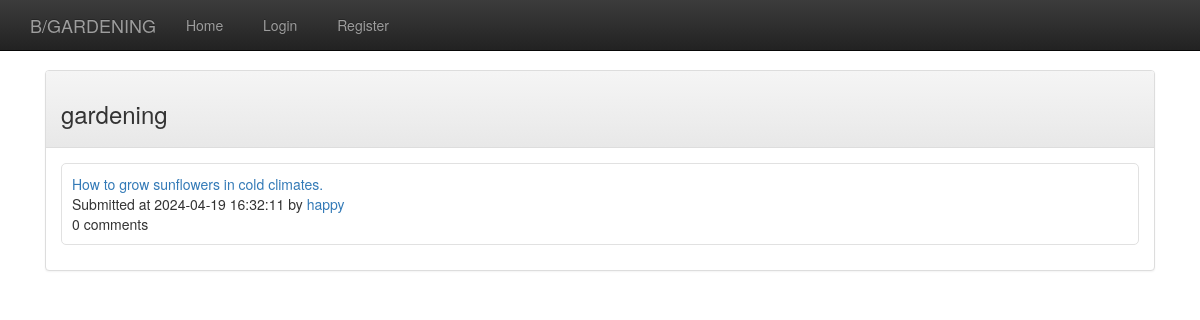
/index.php?pageID=b/gardening, run on the app's committed database.
### tables this page shows
CREATE TABLE IF NOT EXISTS `board` (
  `Id` int(11) unsigned NOT NULL AUTO_INCREMENT,
  `Name` varchar(45) NOT NULL,
  `Founder` int(10) unsigned NOT NULL,
  `TimeCreated` datetime NOT NULL DEFAULT current_timestamp(),
  `Rules` text DEFAULT NULL,
  PRIMARY KEY (`Id`),
  UNIQUE KEY `unique_name` (`Name`),
  KEY `board_user_FK` (`Founder`),
  CONSTRAINT `board_user_FK` FOREIGN KEY (`Founder`) REFERENCES `user` (`Id`)
);

### models/panelContent/anonymous/AnonBoard.php (called while the page is built, shortened)
<?php
class AnonBoard extends PanelModel
{
    function __construct($user, $db, $postArray, $pageTitle, $pageHead, $pageID)
    {
        parent::__construct($user, $db, $postArray, $pageTitle, $pageHead, $pageID);
    }
    public function setPanelHead_1()
    {
        $board_name = explode('/', $this->pageID)[1];
        $bt = new BoardTable($this->db);
        $board_id = $bt->get_id_by_name($board_name);
        $board = $bt->get_by_id($board_id);
        $this->panelHead_1 = htmlGen\board\header($board,$this->user);
    }
    public function setPanelContent_1()
    {
        $board_name = explode('/', $this->pageID)[1];
        $bt = new BoardTable($this->db);
        $pt = new PostTable($this->db);
        $board_id = $bt->get_id_by_name($board_name);
        $posts = $pt->get_by_board($board_id);
        if ($posts) $this->panelContent_1 = htmlGen\board\post_list($posts,$this->user);
    }
}

### classlib/baseClasses/PanelModel.php (called while the page is built, shortened)
<?php
abstract class PanelModel implements PanelModelInterface {
    function __construct($user,$db,$postArray,$pageTitle,$pageHead,$pageID) {
        $this->setPanelHead_1();
        $this->setPanelContent_1();
    }
}

### classlib/baseClasses/Controller.php (called while the page is built, shortened)
<?php
abstract class Controller implements ControllerInterface{
    public function run() {
        $this->updateView();
    }
}

### classlib/system/Board.php (called while the page is built, shortened)
<?php
class Board {
    private $name;
    public function name() { return $this->name; }
    public function __construct($row) {
        $this->name = $row['name'];
    }
}

### classlib/baseClasses/TableEntity.php (called while the page is built, shortened)
<?php
class TableEntity {
    function __construct ($databaseConnection,$tableName){
        $this->db=$databaseConnection;
    }
}

### classlib/entities/BoardTable.php (called while the page is built, shortened)
<?php
class BoardTable extends TableEntity {
    public function get_by_id($board_id) {
        $this->SQL = "
            SELECT
                b.Id as 'id',
                b.Name as 'name',
                u.Id as 'founder_id',
                u.Username as 'founder_name',
                b.TimeCreated as 'time_created',
                b.Rules as 'rules'
            FROM
                board b
                INNER JOIN
                user u ON b.Founder = u.Id
            WHERE b.Id = $board_id
        ";
        try { $rs = $this->db->query($this->SQL); }
        catch (mysqli_sql_exception $e) {
            $this->MySQLiErrorNr=$e->getCode();
            $this->MySQLiErrorMsg=$e->getMessage();
            return false;
        }
        if ($rs) {
            return new Board($rs->fetch_assoc());
        }
        else return false;
    }
    public function get_id_by_name($board_name) {
        $this->SQL = "
            SELECT b.Id
            FROM board b
            WHERE b.Name='$board_name'
        ";
        try { $rs = $this->db->query($this->SQL); }
        catch (mysqli_sql_exception $e) {
            $this->MySQLiErrorNr=$e->getCode();
            $this->MySQLiErrorMsg=$e->getMessage();
            return false;
        }
        if ($row = $rs->fetch_assoc()) {
            return $row['Id'];
        }
        else return false;
    }
}

### classlib/helperClasses/htmlGenBoard.php (the view, shortened to what this page needs)
<?php
function header($board, $requesting_user) {
    $o = '<div class="board-header">';
    $o.= '<h3>'.$board->name().'</h3>';
    $o.= '';
    $o.= '</div>';
    return $o;
}
function post_list($posts, $requesting_user) {
    $o = '<ul class="post-list">';
    foreach ($posts as $p) {
        $o.= '<li class="post-card-container">';
        $o.= \htmlGen\post\card($p);
        $o.= '</li>';
    }
    $o.= '</ul>';
    $o.= '';
    return $o;
}

### CSS/Post.css (style rules this page uses)
.post-list { list-style-type: none; margin: 0; padding: 0; }
.post-card-container { border: 1px solid #e1e1e1; border-radius: 5px; margin: 0 0 10px 0; padding: 10px; }

### views/view_navbar_1_panel.php (style rules this page uses)
body { padding-top: 70px; }

### data on the page
board: Name "gardening", value "How to grow sunflowers in cold climates. Submitted at 2024-04-19 16:32:11 by happy 0 comments"

### other printed values
$pageHeading "B/GARDENING"
